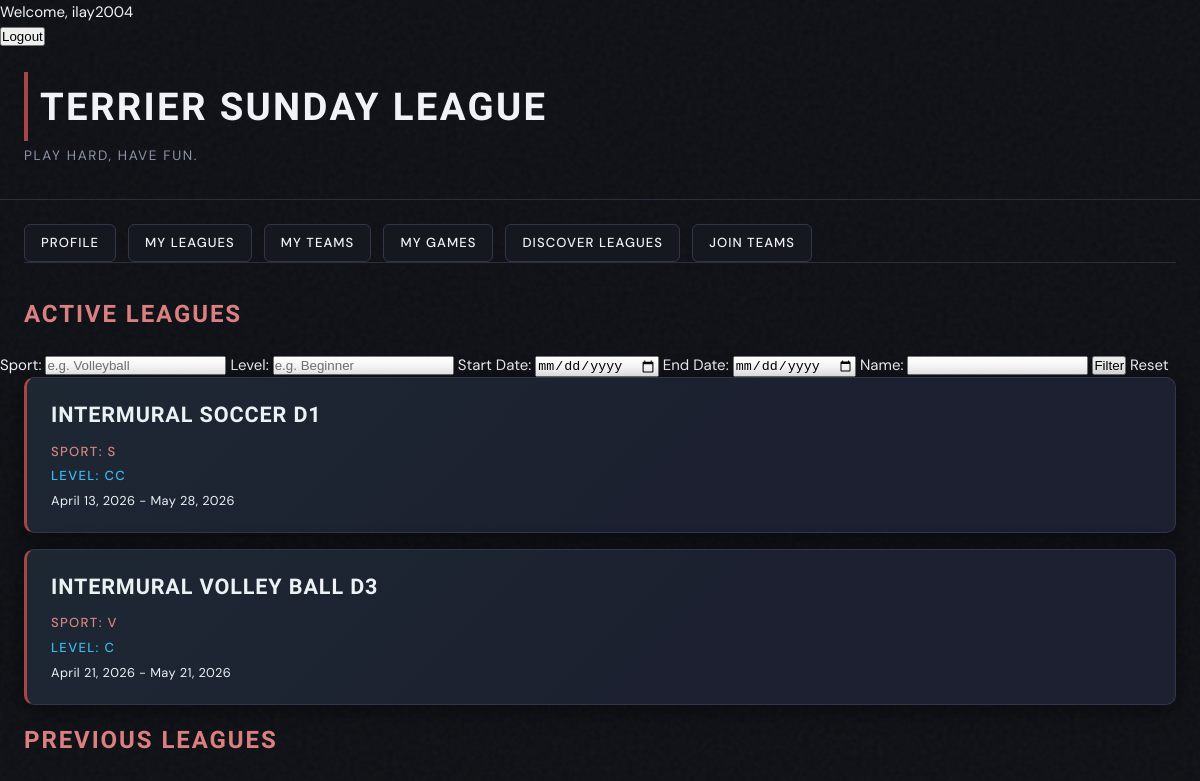
/sundayleague/my_leagues (signed in), run on the app's committed database.
### SundayLeague/models.py (models this page shows, shortened)
class League(models.Model):
  league_admin = models.ForeignKey(User, on_delete=models.CASCADE) # Controls league settings and can admit teams
  sport_type = models.CharField(blank=False)
  is_active = models.BooleanField(default=True)
  league_name = models.TextField(blank=False, default='Unnamed League')
  season_start = models.DateField()
  season_end = models.DateField()
  level = models.CharField(blank=False)

### SundayLeague/views.py (the view)
# urls.py: path('my_leagues', MyLeagues.as_view(), name='my_leagues'),
class MyLeagues(LoginRequiredMixin, ListView):
  login_url = 'login/'
  redirect_field_name = 'redirect_to'
  model = League
  template_name = 'SundayLeague/my_pages/my_leagues.html'
  context_object_name = 'leagues'
  def get_queryset(self):
    profile = SLProfile.objects.get(user=self.request.user)
    teams = profile.getTeams()
    queryset = League.objects.filter(team__in=teams).distinct()
    sport = self.request.GET.get('sport')
    level = self.request.GET.get('level')
    start_date = self.request.GET.get('start_date')
    end_date = self.request.GET.get('end_date')
    league_name = self.request.GET.get('name')
    if sport:
      queryset = queryset.filter(sport_type__icontains=sport)
    if level:
      queryset = queryset.filter(level__icontains=level)
    if start_date:
      queryset = queryset.filter(season_start__gte=start_date)
    if end_date:
      queryset = queryset.filter(season_end__lte=end_date)
    if league_name:
      queryset = queryset.filter(league_name__icontains=league_name)
    return queryset
  def get_context_data(self, **kwargs):
     context = super().get_context_data(**kwargs)
     leagues = context['leagues']
     context['active'] = leagues.filter(is_active = True)
     context['previous'] = leagues.filter(is_active = False)
     return context

### SundayLeague/models.py (called while the page is built)
  def getTeams(self):
    return Team.objects.filter(teammember__user=self.user)

### SundayLeague/templates/SundayLeague/my_pages/my_leagues.html (shortened to what this page needs)
{% extends 'SundayLeague/base.html' %}
{% block content %}
  <h2>Active Leagues</h2>
  {% include 'SundayLeague/search_forms/basic_filter.html' %}
  {% for league in active %}
    <div class="card">
      <p class="league-title">{{league.league_name}}</p>
      <p class="type-text">Sport: {{league.sport_type}}</p>
      <p class="seriousness">Level: {{league.level}}</p>
      <p class="dates">{{league.season_start}} - {{league.season_end}}</p>
    </div>
  {% endfor %}
  <h2>Previous Leagues</h2>
{% endblock %}

### SundayLeague/templates/SundayLeague/base.html (shortened to what this page needs)
{% load static %}
<!DOCTYPE html>
<html>
  <head>
    <link rel="stylesheet" href="{% static 'sundayleague.css' %}">
  </head>
  <html>
    {% if user.is_authenticated %}
      <p>Welcome, {{ user.username }}</p>
      <form method="POST" action="{% url 'logout' %}">
        <input type="submit" value="Logout">
      </form>
    {% else %}
      <a href="{% url 'login' %}">Login</a>
    {% endif %}
    <h1>Terrier Sunday League</h1>
    <h4> Play hard, have fun. </h4>
     <div class="my-stuff">
      {% if user.is_authenticated %}
        <a href="{% url 'detail_profile' user.slprofile.pk %}">Profile</a>
        <a href="{% url 'my_leagues' %}">My Leagues</a>
        <a href="{% url 'my_teams' %}">My Teams</a>
        <a href="{% url 'my_games' %}">My Games</a>
       {% endif %}
      <a href="{% url 'list_leagues' %}">Discover Leagues</a>
      <a href="{% url 'list_teams' %}">Join teams</a>
    </div>
    <hr>
    {% block content %}
    {% endblock %}
  </html>
</html>

### static/sundayleague.css (style rules this page uses)
:root { --bg-base: #0d0f14; --bg-surface: #15181f; --bg-card: #1c2030; --border-subtle: #2a2f3d; --border-card: #323748; --accent-green: #AA4545; --accent-amber: #DB8080; --accent-sky: #3ab8f5; --text-primary: #f0f2f8; --text-secondary: #8b93a8; --text-secondary-light: #f0f2f8; --text-dim: #555d72; --card-shadow: 0 4px 24px rgba(0,0,0,0.45); --glow-green: 0 0 12px rgba(57,232,122,0.25); --glow-amber: 0 0 12px rgba(245,166,35,0.22); }
*, *::before, *::after { box-sizing: border-box; margin: 0; padding: 0; }
h1 { font-family: 'Barlow Condensed', sans-serif; font-size: 2.4rem; font-weight: 700; letter-spacing: 0.06em; text-transform: uppercase; color: var(--text-primary); border-left: 4px solid var(--accent-green); padding: 0.25rem 0 0.25rem 0.75rem; margin: 1.5rem 1.5rem 0.25rem; }
h4 { font-family: 'DM Sans', sans-serif; font-size: 0.85rem; font-weight: 400; color: var(--text-secondary); letter-spacing: 0.12em; text-transform: uppercase; margin: 0 1.5rem 1rem; }
hr { border: none; border-top: 1px solid var(--border-subtle); margin: 0 1.5rem 2rem; }
h2 { font-family: 'Barlow Condensed', sans-serif; font-size: 1.5rem; font-weight: 600; letter-spacing: 0.08em; text-transform: uppercase; color: var(--accent-amber); margin: 0 1.5rem 1.25rem; }
.card { background: var(--bg-card); border: 1px solid var(--border-card); border-radius: 10px; padding: 1.25rem 1.5rem; margin: 0 1.5rem 1rem; box-shadow: var(--card-shadow); cursor: pointer; position: relative; overflow: hidden; transition: transform 0.18s ease, box-shadow 0.18s ease, border-color 0.18s ease; border-left: 3px solid var(--accent-green); }
.card::before { content: ''; position: absolute; inset: 0; background: linear-gradient(135deg, rgba(57,232,122,0.04) 0%, transparent 60%); pointer-events: none; }
.league-title { font-family: 'Barlow Condensed', sans-serif; font-size: 1.35rem; font-weight: 700; letter-spacing: 0.04em; text-transform: uppercase; color: var(--text-primary); margin-bottom: 0.5rem; }
.type-text { font-size: 0.82rem; font-weight: 500; letter-spacing: 0.1em; text-transform: uppercase; color: var(--accent-amber); margin-bottom: 0.2rem; }
.seriousness { font-size: 0.82rem; font-weight: 500; letter-spacing: 0.1em; text-transform: uppercase; color: var(--accent-sky); margin-bottom: 0.35rem; }
.dates { font-size: 0.8rem; color: var(--text-secondary-bright); letter-spacing: 0.03em; }
.my-stuff { display: flex; gap: 0.75rem; flex-wrap: wrap; padding: 1.5rem 1.5rem 0; border-top: 1px solid var(--border-subtle); margin-top: 2rem; }
.my-stuff a { font-family: 'DM Sans', sans-serif; font-size: 0.82rem; font-weight: 500; letter-spacing: 0.08em; text-transform: uppercase; color: var(--text-secondary); text-decoration: none; padding: 0.45rem 1rem; border: 1px solid var(--border-card); border-radius: 6px; background: var(--bg-surface); transition: color 0.15s ease, border-color 0.15s ease, background 0.15s ease; }
a:link { text-decoration: none; color: var(--text-secondary-bright);; }

### data on the page
League: league_name "INTERMURAL SOCCER D1", sport_type "S", level "CC", season_start "April 13, 2026", season_end "May 28, 2026"
League: league_name "INTERMURAL VOLLEY BALL D3", sport_type "V", level "C", season_start "April 21, 2026", season_end "May 21, 2026"

### other printed values
{{ user.username }} "ilay2004"
